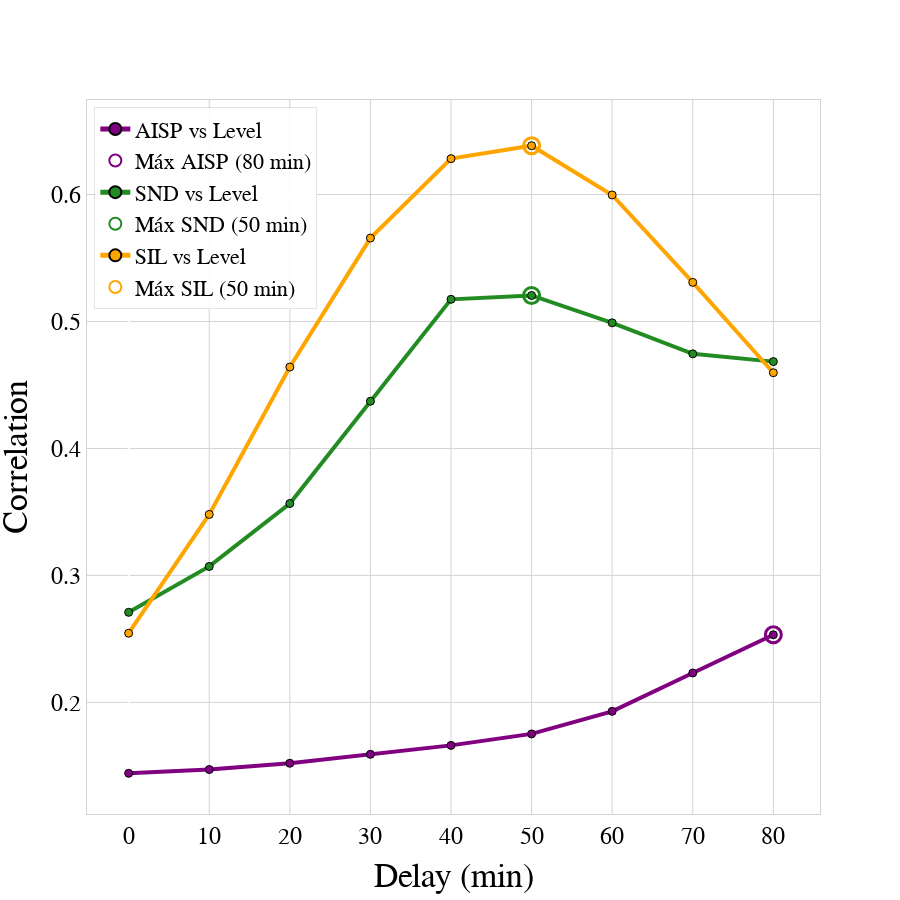

The code cell stored with this chart in its notebook:
### Code cell
def cross_correlation(x, y, lag_step=10, min_delay=0, max_delay=80):
    corr = correlate(x, y, mode='full')
    lags = np.arange(-len(x) + 1, len(x))
    norm_factor = np.array([len(x) - abs(lag) for lag in lags])
    corr_norm = corr / norm_factor
    lags_minutes = lags * lag_step

    mask = (lags_minutes >= min_delay) & (lags_minutes <= max_delay)
    lags_minutes_filtered = lags_minutes[mask]
    corr_norm_filtered = corr_norm[mask]

    best_idx = np.argmax(np.abs(corr_norm_filtered))
    best_lag = lags_minutes_filtered[best_idx]
    best_corr = corr_norm_filtered[best_idx]

    return lags_minutes_filtered, corr_norm_filtered, best_lag, best_corr

# Extraer las señales
nivel1 = merged1_std['nivel_std'].values
aisp = merged1_std['aisp_std'].values
nivel2 = merged2_std['nivel_std'].values
snd = merged2_std['snd_std'].values
nivel3 = merged3_std['nivel_std'].values
sil = merged3_std['sil_std'].values

# Calcular las correlaciones
lags_aisp, corr_aisp, lag_aisp, corr_max_aisp = cross_correlation(nivel1, aisp)
lags_snd, corr_snd, lag_snd, corr_max_snd = cross_correlation(nivel2, snd)
lags_sil, corr_sil, lag_sil, corr_max_sil = cross_correlation(nivel3, sil)

# Crear la figura
fig = go.Figure()

fig.add_trace(go.Scatter(x=lags_aisp, y=corr_aisp, mode='lines+markers', name='AISP vs Level',marker=dict(size=8, color='purple', line=dict(width=1, color='black')), line=dict(width=4, color='purple')))
fig.add_trace(go.Scatter(
    x=[lag_aisp], y=[corr_max_aisp],
    mode='markers',
    name=f'Máx AISP ({lag_aisp} min)',
     marker=dict(
        size=16,
        color='purple',
        symbol='circle-open',
        line=dict(color='purple', width=3)
    
    )
))

fig.add_trace(go.Scatter(x=lags_snd, y=corr_snd, mode='lines+markers', name='SND vs Level', marker=dict(size=8, color='forestgreen', line=dict(width=1, color='black')), line=dict(width=4, color='forestgreen')))
fig.add_trace(go.Scatter(
    x=[lag_snd], y=[corr_max_snd],
    mode='markers',
    name=f'Máx SND ({lag_snd} min)',
    marker=dict(
        size=16,
        color='forestgreen',
        symbol='circle-open',
        line=dict(color='forestgreen', width=3)
    )
))

fig.add_trace(go.Scatter(x=lags_sil, y=corr_sil, mode='lines+markers', name='SIL vs Level',marker=dict(size=8, color='orange', line=dict(width=1, color='black')), line=dict(width=4, color='orange')))
fig.add_trace(go.Scatter(
    x=[lag_sil], y=[corr_max_sil],
    mode='markers',
    name=f'Máx SIL ({lag_sil} min)',
    marker=dict(
        size=16,
        color='orange',
        symbol='circle-open',
        line=dict(color='orange', width=3)
    )
))


fig.update_layout(
    xaxis_title="Delay (min)",
    yaxis_title="Correlation",
    plot_bgcolor='white',
    paper_bgcolor='white',
    font=dict(family="Arial", size=24),  # Fuente global Arial
    width=900,
    height=900,
    
    
    
    legend=dict(
       # title='Stations',
        font=dict(size=22, color='black', family="Arial"),
        x=0.01,
        y=0.99,
        xanchor='left',
        yanchor='top',
        bgcolor='rgba(255, 255, 255, 0.9)',  # Fondo gris translúcido (ajusta el alpha)
        bordercolor='rgba(0, 0, 0, 0.1)',    # Borde semi-transparente
        borderwidth=1,
        itemsizing='constant',
        itemwidth=30,
        traceorder='normal',
    ),
    # Ejes con fuente Arial y bordes
    xaxis=dict(
        title_font=dict(size=34, color='black', family="Arial"),
        tickfont=dict(size=24, color='black', family="Arial"),
        showline=True,
        linewidth=1,
        linecolor='lightgray',
        mirror=True,
        gridcolor='lightgray'
    ),
    yaxis=dict(
        title_font=dict(size=34, color='black', family="Arial"),
        tickfont=dict(size=24, color='black', family="Arial"),
        showline=True,
        linewidth=1,
        linecolor='lightgray',
        mirror=True,
        gridcolor='lightgray'
    )
)

fig.show()

### Figure 1 — Plotly figure (JSON) as saved in the notebook; plotly's stock layout.template omitted (floating-point values rounded to 4 significant figures)
{"data": [{"line": {"color": "purple", "width": 4}, "marker": {"color": "purple", "line": {"color": "black", "width": 1}, "size": 8}, "mode": "lines+markers", "name": "AISP vs Level", "type": "scatter", "x": [0, 10, 20, 30, 40, 50, 60, 70, 80], "y": [0.1441, 0.1471, 0.1521, 0.1591, 0.1661, 0.1752, 0.1929, 0.2232, 0.2533]}, {"marker": {"color": "purple", "line": {"color": "purple", "width": 3}, "size": 16, "symbol": "circle-open"}, "mode": "markers", "name": "Máx AISP (80 min)", "type": "scatter", "x": [80], "y": [0.2533]}, {"line": {"color": "forestgreen", "width": 4}, "marker": {"color": "forestgreen", "line": {"color": "black", "width": 1}, "size": 8}, "mode": "lines+markers", "name": "SND vs Level", "type": "scatter", "x": [0, 10, 20, 30, 40, 50, 60, 70, 80], "y": [0.2709, 0.3071, 0.3566, 0.4372, 0.5174, 0.5205, 0.4989, 0.4745, 0.4684]}, {"marker": {"color": "forestgreen", "line": {"color": "forestgreen", "width": 3}, "size": 16, "symbol": "circle-open"}, "mode": "markers", "name": "Máx SND (50 min)", "type": "scatter", "x": [50], "y": [0.5205]}, {"line": {"color": "orange", "width": 4}, "marker": {"color": "orange", "line": {"color": "black", "width": 1}, "size": 8}, "mode": "lines+markers", "name": "SIL vs Level", "type": "scatter", "x": [0, 10, 20, 30, 40, 50, 60, 70, 80], "y": [0.2545, 0.3481, 0.4641, 0.5657, 0.6283, 0.6384, 0.5997, 0.5308, 0.4596]}, {"marker": {"color": "orange", "line": {"color": "orange", "width": 3}, "size": 16, "symbol": "circle-open"}, "mode": "markers", "name": "Máx SIL (50 min)", "type": "scatter", "x": [50], "y": [0.6384]}], "layout": {"font": {"family": "Arial", "size": 24}, "height": 900, "legend": {"bgcolor": "rgba(255, 255, 255, 0.9)", "bordercolor": "rgba(0, 0, 0, 0.1)", "borderwidth": 1, "font": {"color": "black", "family": "Arial", "size": 22}, "itemsizing": "constant", "itemwidth": 30, "traceorder": "normal", "x": 0.01, "xanchor": "left", "y": 0.99, "yanchor": "top"}, "paper_bgcolor": "white", "plot_bgcolor": "white", "width": 900, "xaxis": {"autorange": true, "gridcolor": "lightgray", "linecolor": "lightgray", "linewidth": 1, "mirror": true, "range": [-5.171, 85.79], "showline": true, "tickfont": {"color": "black", "family": "Arial", "size": 24}, "title": {"font": {"color": "black", "family": "Arial", "size": 34}, "text": "Delay (min)"}, "type": "linear"}, "yaxis": {"autorange": true, "gridcolor": "lightgray", "linecolor": "lightgray", "linewidth": 1, "mirror": true, "range": [0.1121, 0.6744], "showline": true, "tickfont": {"color": "black", "family": "Arial", "size": 24}, "title": {"font": {"color": "black", "family": "Arial", "size": 34}, "text": "Correlation"}, "type": "linear"}}}
